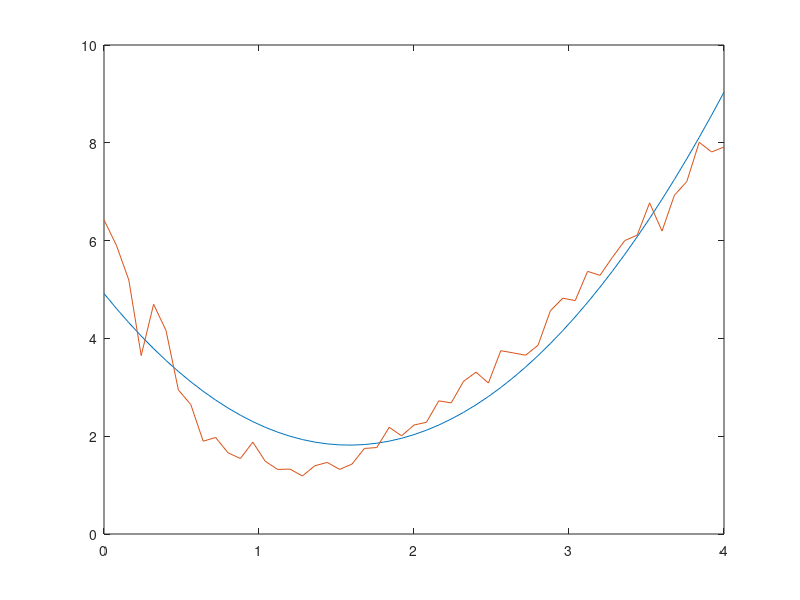
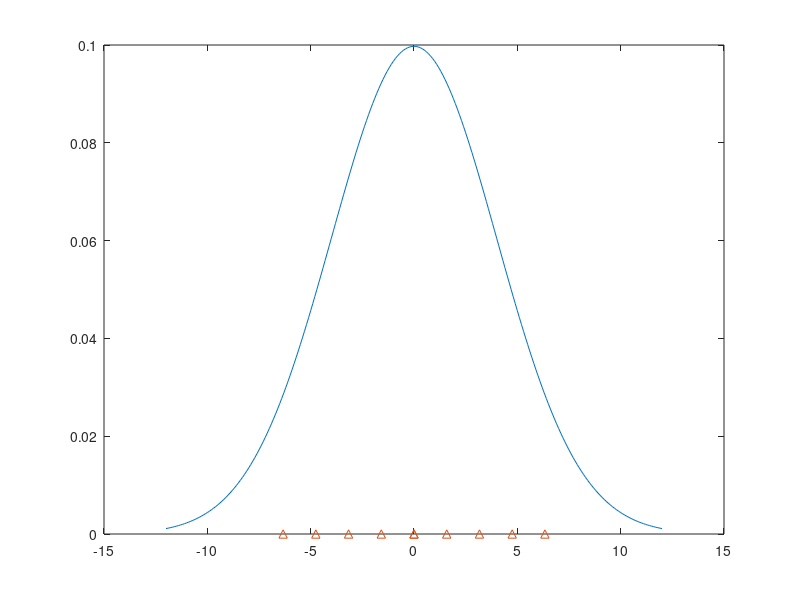

MATLAB code for these plots, in order:
function quants ()
    clc
    global debug;
    debug=0;
    number_of_quantoms=9;
    %delta_between_quantoms=0.01; %how many bits you have
    mu=0;
    sigma=4;
    how_many_x=500;
    
    %delta_between_quantoms = fminsearch(@(delta_between_quantoms) check_error(number_of_quantoms,delta_between_quantoms,mu,sigma,how_many_x),0.01)
    %delta_between_quantoms = fminunc(@(delta_between_quantoms) check_error(number_of_quantoms,delta_between_quantoms,mu,sigma,how_many_x),0.01)
    x=[];
    e=[];
    for delta_between_quantoms = [0:sigma/50:sigma]
    %for i =[0:5]
        error=check_error(number_of_quantoms,delta_between_quantoms,mu,sigma,how_many_x);
        %fprintf ('for delta %f we get error %f\n',delta_between_quantoms,error) 
        %fprintf ('%f\t%f\n',delta_between_quantoms,error) 
        x=[x delta_between_quantoms];
        e=[e error];
    end
    p=polyfit(x,e,2);
    y=polyval(p,x);
    delta_between_quantoms = fminunc (@(x) polyval(p,x),0)
    figure;
    plot(x,y,x,e) 
    
    plot_quants (mu,sigma,number_of_quantoms,delta_between_quantoms)
end

function dsp(s)
    global debug;
    if debug
        disp(s)
    end
end
function prnt(s,x)
    global debug;
    if debug
        fprintf(s,x)
    end
end

function error = check_error(number_of_quantoms,delta_between_quantoms,mu,sigma,how_many_x)
    error=0;
    tail_value=get_tail_value(number_of_quantoms,delta_between_quantoms,mu,sigma);
    x=normrnd(mu,sigma,[1 how_many_x]);
    for n = x
        dsp('===================================')
        quantized=quantization(n,number_of_quantoms,delta_between_quantoms,tail_value);
        current_error=power((n-quantized),2);
        %current_error=abs(n-quantized);
        prnt('current error is = %f\n',current_error)
        error=error+current_error/how_many_x;
    end
    dsp('===================================')
    prnt('total error is = %f\n',error)
end

function quantized = quantization(x,number_of_quantoms,delta_between_quantoms,tail_value)
    seperators_one_side=floor(number_of_quantoms/2);
    prnt('calculating output for %f\n',x)
    if (abs(x)<(seperators_one_side*delta_between_quantoms))
        dsp('x is inside our range')
        quantized=sign(x)*floor(abs(x/delta_between_quantoms))*delta_between_quantoms+delta_between_quantoms/2;
    else
        if(x>0)
            dsp('y outside our range')
            quantized=tail_value;
        else
            dsp('y outside our range')
            quantized=-tail_value;
        end
    end
    prnt('y = %f\n',quantized)
end

function tail_val = get_tail_value (number_of_quantoms,delta_between_quantoms,mu,sigma)
    last_quant_value=floor(number_of_quantoms/2)*delta_between_quantoms;
    last_quant_probability=cdf('Normal',last_quant_value,mu,sigma);
    tail_val=norminv(((1-last_quant_probability)/2)+last_quant_probability,mu,sigma);
    %sanity check: y=-1*norminv(last_quant_probability,mu,sigma)
    prnt('last quant value = %f\n',last_quant_value);
    prnt('last quant probability = %f\n',last_quant_probability);
    prnt('so the tail value will be = %f\n',tail_val);
end

function plot_quants (mu,sigma,number_of_quantoms,delta_between_quantoms)
    xrange = [(-3*sigma):.1:(3*sigma)];
    norm = normpdf(xrange,mu,sigma);
    y=[];
    bar=[];
    for i = [0:floor(number_of_quantoms/2)]
        bar=[bar i*delta_between_quantoms -i*delta_between_quantoms];
        y=[y 0 0];
    end
    figure
    plot(xrange,norm,bar,y,'^')        
end
